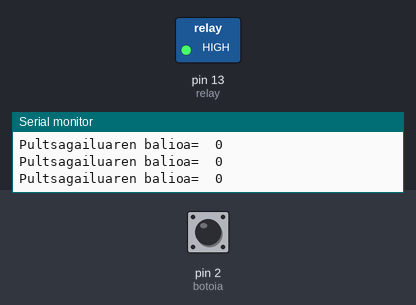
A sketch run on a simulated Arduino Uno, built with avr-gcc and run on an emulated ATmega328P. Parts: switched loads named in the sketch (green lamp = pin HIGH), the last lines printed to the serial monitor. Inputs (shaded band) come from the test bench; at power-on: pin 2 (botoia) LOW.

Above: at 1.2 s.
1.3 s: pin 2 (botoia) pulled HIGH for 0.15 s
At 1.42 s:
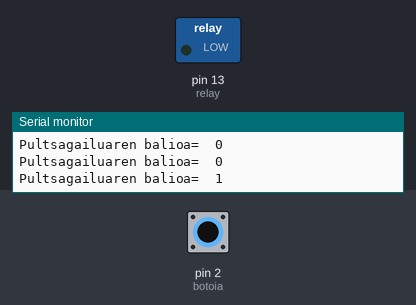
3.0 s: pin 2 (botoia) pulled HIGH for 3.2 s
At 7.6 s:
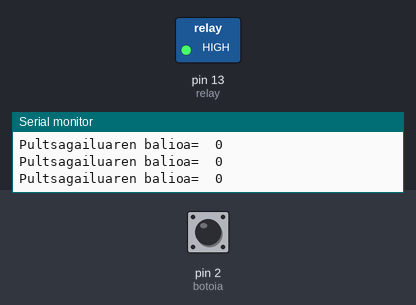
Timing chart, 0 to 9.1 s (numbered marks = the images above; inputs shaded):
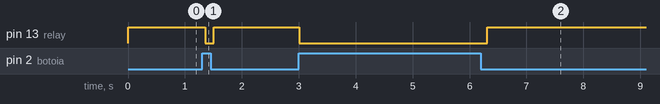

Measured:
- after the input at 1.3 s, pin 13 (relay): HIGH → LOW after 0.05 s, → HIGH 0.15 s later
- after the input at 3.0 s, pin 13 (relay): HIGH → LOW at once, → HIGH 3.3 s later

The sketch:

02_Automatizazioa_Monoegonkorra.ino
```cpp
/*              KONTROL  MONOEGONKORRA

Hurrengo programak pultsagailu baten irakurketa egiten du eta Irteera bat kontrolatzen du era monoegonkorrean
   Ondoren Serie Monitorean idazten ditu balioak.
   Modified By Axpi 2017
   CC. Creatives Commons.
*/

// Aldagaien deklarazioa

int botoia= 2;
int relay= 13;
int balioa = 0;

// Sarrera-Irteeren Inizializazioa

void setup()
  {
 Serial.begin (9600);
 pinMode (botoia, INPUT);
 pinMode (relay, OUTPUT);
 digitalWrite(relay,HIGH); //Errelea itzali
  }

// Programa nagusia

void loop()
  {
 balioa = digitalRead(botoia); //Pultsadorea irakurri
 digitalWrite(relay,!balioa); //Errelea kontrolatu
 Serial.print ("Pultsagailuaren balioa=  ");
 Serial.println (balioa);
 delay (150);
}
```
